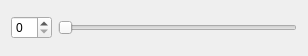
<?xml version="1.0" encoding="UTF-8"?>
<ui version="4.0">
 <class>SmallWidget</class>
 <widget class="QWidget" name="SmallWidget">
  <property name="geometry">
   <rect>
    <x>0</x>
    <y>0</y>
    <width>308</width>
    <height>56</height>
   </rect>
  </property>
  <property name="windowTitle">
   <string>Form</string>
  </property>
  <layout class="QHBoxLayout" name="horizontalLayout">
   <item>
    <widget class="QSpinBox" name="spinBox"/>
   </item>
   <item>
    <widget class="QSlider" name="horizontalSlider">
     <property name="orientation">
      <enum>Qt::Horizontal</enum>
     </property>
    </widget>
   </item>
  </layout>
 </widget>
 <resources/>
 <connections/>
</ui>
